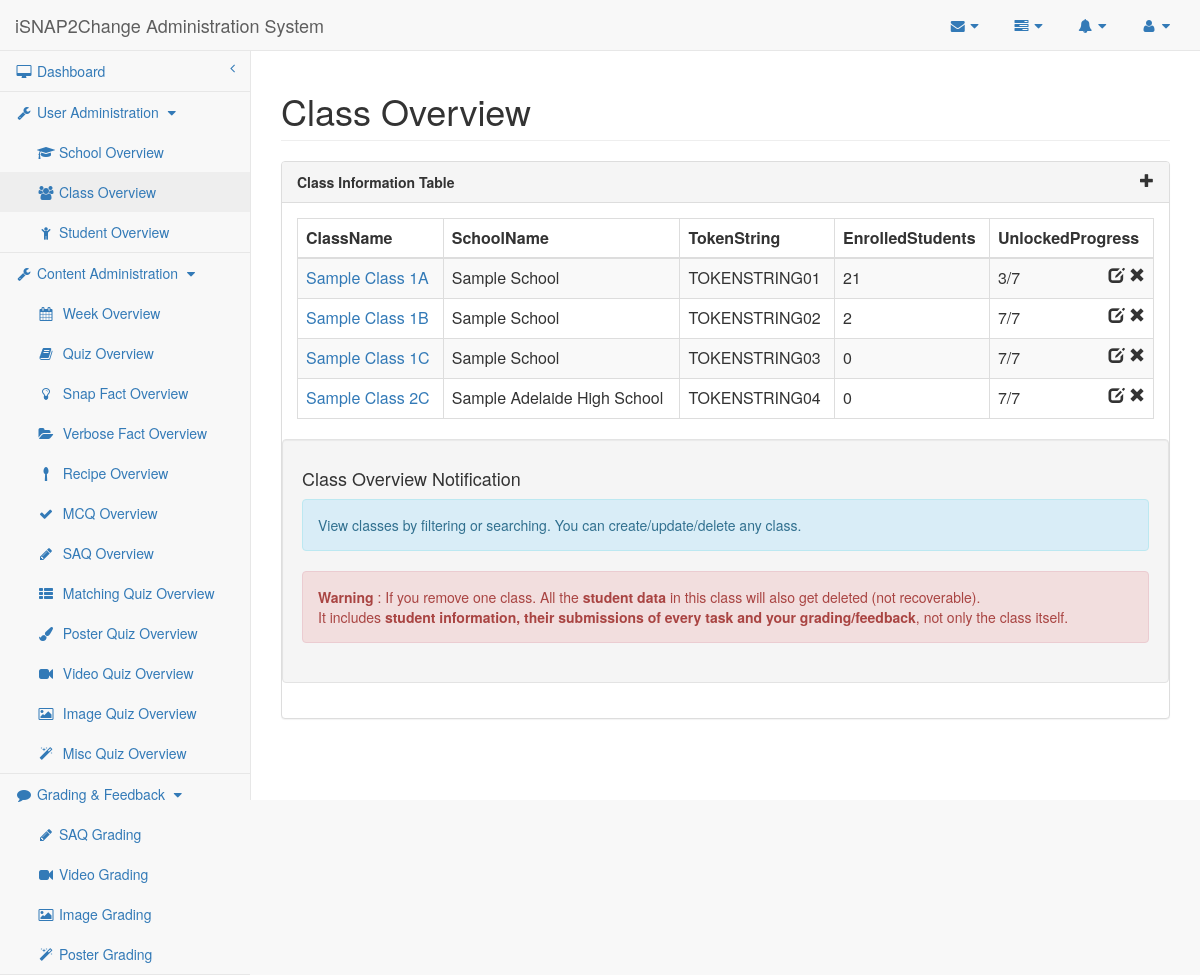
The page /researcher/class.php?schoolID=2 on the database its author committed.
### tables this page shows
CREATE TABLE IF NOT EXISTS `Class` (
  ClassID          MEDIUMINT             AUTO_INCREMENT,
  ClassName        VARCHAR(190) NOT NULL UNIQUE,
  SchoolID         MEDIUMINT    NOT NULL,
  TokenString      VARCHAR(100) NOT NULL UNIQUE,
   
  UnlockedProgress MEDIUMINT    NOT NULL DEFAULT 10,
  CONSTRAINT Class_ClassID_PK PRIMARY KEY (ClassID),
  CONSTRAINT Class_SchoolID_FK FOREIGN KEY (SchoolID)
  REFERENCES School (SchoolID)
    ON DELETE CASCADE
    ON UPDATE CASCADE
);

CREATE TABLE IF NOT EXISTS `School` (
  SchoolID   MEDIUMINT AUTO_INCREMENT,
  SchoolName VARCHAR(190) UNIQUE,
  CONSTRAINT School_SchoolID_PK PRIMARY KEY (SchoolID)
);

### mysql-lib.php (called while the page is built, shortened)
<?php
function getClasses(PDO $conn)
{
    return getRecords($conn, "Class", array("School"));
}
function getStudentNum(PDO $conn)
{
    $studentNumSql = "SELECT count(*) AS Count, ClassID
                   FROM   Student NATURAL JOIN Class
                   GROUP BY ClassID";
    $studentNumQuery = $conn->prepare($studentNumSql);
    $studentNumQuery->execute();
    $studentNumResult = $studentNumQuery->fetchAll(PDO::FETCH_OBJ);
    return $studentNumResult;
}
function getMaxWeek(PDO $conn)
{
    $weekSql = "SELECT MAX(Week) AS WeekNum FROM Quiz";
    $weekQuery = $conn->prepare($weekSql);
    $weekQuery->execute();
    $weekResult = $weekQuery->fetch(PDO::FETCH_OBJ);
    return $weekResult;
}
function getRecords(PDO $conn, $tableName, array $joinTables = null)
{
    $tableSql = "SELECT * FROM " . $tableName;
    if ($joinTables != null) {
        foreach ($joinTables as $joinTable) {
            $tableSql .= " NATURAL JOIN " . $joinTable;
        }
    }
    $tableQuery = $conn->prepare($tableSql);
    $tableQuery->execute();
    $tableResult = $tableQuery->fetchAll(PDO::FETCH_OBJ);
    return $tableResult;
}
?>

### researcher/class.php (the view, shortened to what this page needs)
<?php
require_once("../mysql-lib.php");
require_once("researcher-lib.php");
try {
    $conn = db_connect();
} catch (Exception $e) {
    debug_err($e);
}
try {
    $weekResult = getMaxWeek($conn);
    $classResult = getClasses($conn);
    $studentNumResult = getStudentNum($conn);
} catch (Exception $e) {
    debug_err($e);
}
?>
<!DOCTYPE html>
<html lang="en">
<?php require_once('header-lib.php'); ?>
<body>
<div id="wrapper">
    <?php require_once('navigation.php'); ?>
    <div id="page-wrapper">
        <div class="row">
            <div class="col-lg-12">
                <h1 class="page-header">Class Overview</h1>
            </div>
        </div>
        <div class="row">
            <div class="col-lg-12">
                <div class="panel panel-default">
                    <div class="panel-heading">
                        Class Information Table <span class="glyphicon glyphicon-plus pull-right" data-toggle="modal"
                                                      data-target="#dialog"></span>
                    </div>
                    <div class="panel-body">
                        <div class="dataTable_wrapper">
                            <table class="table table-striped table-bordered table-hover" id="datatables">
                                <?php require_once('table-head.php'); ?>
                                <tbody>
                                <?php for ($i = 0; $i < count($classResult); $i++) { ?>
                                    <tr class="<?php if ($i % 2 == 0) {
                                        echo "odd";
                                    } else {
                                        echo "even";
                                    } ?>">
                                        <td>
                                            <a href="student.php?classID=<?php echo $classResult[$i]->ClassID ?>"><?php echo $classResult[$i]->ClassName ?></a>
                                        </td>
                                        <td><?php echo $classResult[$i]->SchoolName ?></td>
                                        <td><?php echo $classResult[$i]->TokenString ?></td>
                                        <td><?php $count = 0;
                                            for ($j = 0; $j < count($studentNumResult); $j++) {
                                                if ($studentNumResult[$j]->ClassID == $classResult[$i]->ClassID) $count = $studentNumResult[$j]->Count;
                                            }
                                            echo $count; ?></td>
                                        <td><?php echo min($classResult[$i]->UnlockedProgress, $weekResult->WeekNum) . "/" . $weekResult->WeekNum ?>
                                            <span class="glyphicon glyphicon-remove pull-right"
                                                  aria-hidden="true"></span><span class="pull-right" aria-hidden="true">&nbsp;</span><span
                                                class="glyphicon glyphicon-edit pull-right" data-toggle="modal"
                                                data-target="#dialog" aria-hidden="true"></span></td>
                                    </tr>
                                <?php } ?>
                                </tbody>
                            </table>
                        </div>
                        <div class="well row">
                            <h4>Class Overview Notification</h4>
                            <div class="alert alert-info">
                                <p>View classes by filtering or searching. You can create/update/delete any class.</p>
                            </div>
                            <div class="alert alert-danger">
                                <p><strong>Warning</strong> : If you remove one class. All the <strong>student
                                        data</strong> in this class will also get deleted (not recoverable).</p> It
                                includes <strong>student information, their submissions of every task and your
                                    grading/feedback</strong>, not only the class itself.
                            </div>
                        </div>
                    </div>
                </div>
            </div>
        </div>
    </div>
</div>
<?php require_once('sb-admin-lib.php'); ?>
</body>
</html>

### sb-admin/css/sb-admin-2.css (style rules this page uses)
body { background-color: #f8f8f8; }
#wrapper { width: 100%; }
#page-wrapper { padding: 0 15px; min-height: 568px; background-color: #fff; }
@media (min-width:768px) { #page-wrapper { position: inherit; margin: 0 0 0 250px; padding: 0 30px; border-left: 1px solid #e7e7e7; } }

### researcher/header-lib.php (style rules this page uses)
.panel-heading { font-weight: bold; }

### rows shown on the page
class: ClassName "Sample Class 1A", SchoolID.SchoolName "Sample School", TokenString "TOKENSTRING01", count "21", UnlockedProgress "3", WeekNum "7"
class: ClassName "Sample Class 1B", SchoolID.SchoolName "Sample School", TokenString "TOKENSTRING02", count "2", WeekNum "7"
class: ClassName "Sample Class 1C", SchoolID.SchoolName "Sample School", TokenString "TOKENSTRING03", count "0", WeekNum "7"
class: ClassName "Sample Class 2C", SchoolID.SchoolName "Sample Adelaide High School", TokenString "TOKENSTRING04", count "0", WeekNum "7"

### other values the page prints
$userAdminPageArr[$i] "School"
$userAdminPageArr[$i] "Class"
$userAdminPageArr[$i] "Student"
$contentAdminPageArr[$i] "Week"
$contentAdminPageArr[$i] "Quiz"
$contentAdminPageArr[$i] "Snap Fact"
$contentAdminPageArr[$i] "Verbose Fact"
$contentAdminPageArr[$i] "Recipe"
$contentAdminPageArr[$i] "MCQ"
$contentAdminPageArr[$i] "SAQ"
$contentAdminPageArr[$i] "Matching"
$contentAdminPageArr[$i] "Poster"
$contentAdminPageArr[$i] "Video"
$contentAdminPageArr[$i] "Image"
$contentAdminPageArr[$i] "Misc"
